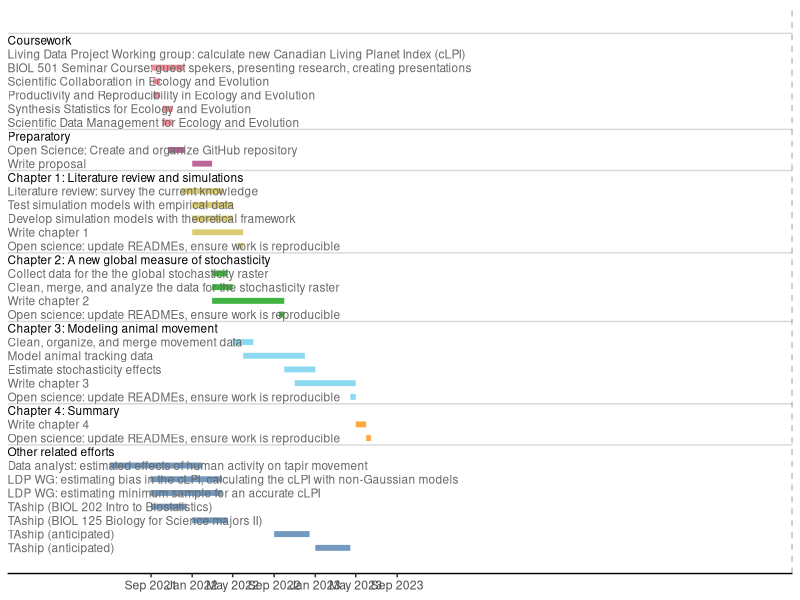

Recreate this plot in R.
## ---- chunk 1
library('tibble')    # for fancy data frames
library('dplyr')     # for piping and data wrangling
library('lubridate') # for working with dates
library('stringi')   # for working with character strings
library('ggplot2')   # for plotting the timeline
library('ggrepel')   # for non-overlapping ggplot labels
theme_set(theme_classic() +
            theme(axis.line.y = element_blank(),
                  legend.position = 'none'))

# curstom color-vision deficient palette
pal <- c('#4477AA', '#ff8c00', '#66CCEE', '#009900',
         '#CCBB44', '#AA3377', '#EE6677', '#BBBBBB')

t_breaks <- tibble(dates = date(c('2021-09-01',
                                  '2022-01-01', '2022-05-01', '2022-09-01',
                                  '2023-01-01', '2023-05-01', '2023-09-01')),
                   dec = decimal_date(dates),
                   strings = paste(month.abb[month(dates)], year(dates)))

tasks <-
  readr::read_csv('timeline.csv', col_types = 'ccDD') %>%
  mutate(header = purrr::map2_lgl(section, task, grepl),
         section = factor(section,
                          levels = c('Other', 'Chapter 4', 'Chapter 3',
                                     'Chapter 2', 'Chapter 1', 'Preparatory',
                                     'Coursework'))) %>%
  arrange(section, desc(start), desc(end)) %>%
  mutate(dec_start = lubridate::decimal_date(start),
         dec_end = lubridate::decimal_date(end),
         dec_mid = purrr::map2_dbl(dec_start, dec_end, \(x, y) (x + y) / 2),
         task = factor(task, levels = unique(task)),
         id = 1:n(),
         completed = end <= Sys.Date(),
         # add new line after colons -- "\n" doesn't work
         # task = stri_replace_all(task, regex = ':', replacement = ':\n'),
         # re-format all special characters (only needed if parse = TRUE)
         # task = stri_replace_all(task, regex = ' ', replacement = '~'),
         # task = stri_replace_all(task, regex = '\'', replacement = "\\'"),
         # task = stri_replace_all(task, regex = '~in~', replacement='~\'in\'~'),
         # task = stri_replace_all(task, regex = ',', replacement = ''),
         # task = stri_replace_all(task, regex ='for~', replacement='\'for\'~'),
         # make headers bold (removed because numbers cannot be bold)
         #task = if_else(header, paste0('bold(', task, ')'), task),
         )

# tasks %>%
#   transmute(Task = task, `Start date` = start, `End date` = end) %>%
#   knitr::kable(caption = 'Estimated timeline for my Master\'s project.')
ggplot(tasks, aes(y = id)) +
  geom_hline(aes(yintercept = id + 0.5), filter(tasks, header), alpha = 0.15) +
  geom_vline(xintercept = decimal_date(Sys.Date()), lty = 'dashed', alpha = 0.5) +
  geom_errorbar(aes(xmin = dec_start, xmax = dec_end, color = section),
                width = 0, lwd = 2, alpha = 0.75) +
  #' use `ggrepel::geom_label_repel()` for repelling labels
  geom_text(aes(2020.5, label = task, color = header), hjust = 'left', size = 3,
            parse = FALSE) +
  scale_x_continuous(NULL, breaks = t_breaks$dec, labels = t_breaks$strings,
                     expand = c(0, 0)) +
  scale_y_continuous(NULL, breaks = NULL) +
  scale_color_manual(NULL, values = c('black', 'grey40', pal),
                     breaks = c(TRUE, FALSE, levels(tasks$section)))
